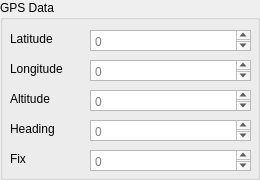
               <widget class="QGroupBox" name="gps">
                <property name="title">
                 <string>GPS Data</string>
                </property>
                <widget class="QPlainTextEdit" name="longitude">
                 <property name="geometry">
                  <rect>
                   <x>90</x>
                   <y>60</y>
                   <width>161</width>
                   <height>21</height>
                  </rect>
                 </property>
                 <property name="toolTip">
                  <string notr="true"/>
                 </property>
                 <property name="inputMethodHints">
                  <set>Qt::ImhNone</set>
                 </property>
                 <property name="verticalScrollBarPolicy">
                  <enum>Qt::ScrollBarAsNeeded</enum>
                 </property>
                 <property name="horizontalScrollBarPolicy">
                  <enum>Qt::ScrollBarAsNeeded</enum>
                 </property>
                 <property name="lineWrapMode">
                  <enum>QPlainTextEdit::NoWrap</enum>
                 </property>
                 <property name="readOnly">
                  <bool>true</bool>
                 </property>
                 <property name="placeholderText">
                  <string>0</string>
                 </property>
                </widget>
                <widget class="QLabel" name="labelLatitude">
                 <property name="geometry">
                  <rect>
                   <x>10</x>
                   <y>30</y>
                   <width>67</width>
                   <height>17</height>
                  </rect>
                 </property>
                 <property name="text">
                  <string>Latitude</string>
                 </property>
                </widget>
                <widget class="QLabel" name="labelLongitude">
                 <property name="geometry">
                  <rect>
                   <x>10</x>
                   <y>60</y>
                   <width>81</width>
                   <height>17</height>
                  </rect>
                 </property>
                 <property name="text">
                  <string>Longitude</string>
                 </property>
                </widget>
                <widget class="QPlainTextEdit" name="latitude">
                 <property name="geometry">
                  <rect>
                   <x>90</x>
                   <y>30</y>
                   <width>161</width>
                   <height>21</height>
                  </rect>
                 </property>
                 <property name="toolTip">
                  <string notr="true"/>
                 </property>
                 <property name="inputMethodHints">
                  <set>Qt::ImhNone</set>
                 </property>
                 <property name="verticalScrollBarPolicy">
                  <enum>Qt::ScrollBarAsNeeded</enum>
                 </property>
                 <property name="horizontalScrollBarPolicy">
                  <enum>Qt::ScrollBarAsNeeded</enum>
                 </property>
                 <property name="lineWrapMode">
                  <enum>QPlainTextEdit::NoWrap</enum>
                 </property>
                 <property name="readOnly">
                  <bool>true</bool>
                 </property>
                 <property name="placeholderText">
                  <string>0</string>
                 </property>
                </widget>
                <widget class="QPlainTextEdit" name="altitude">
                 <property name="geometry">
                  <rect>
                   <x>90</x>
                   <y>90</y>
                   <width>161</width>
                   <height>21</height>
                  </rect>
                 </property>
                 <property name="toolTip">
                  <string notr="true"/>
                 </property>
                 <property name="inputMethodHints">
                  <set>Qt::ImhNone</set>
                 </property>
                 <property name="verticalScrollBarPolicy">
                  <enum>Qt::ScrollBarAsNeeded</enum>
                 </property>
                 <property name="horizontalScrollBarPolicy">
                  <enum>Qt::ScrollBarAsNeeded</enum>
                 </property>
                 <property name="lineWrapMode">
                  <enum>QPlainTextEdit::NoWrap</enum>
                 </property>
                 <property name="readOnly">
                  <bool>true</bool>
                 </property>
                 <property name="placeholderText">
                  <string>0</string>
                 </property>
                </widget>
                <widget class="QLabel" name="labelAltitude">
                 <property name="geometry">
                  <rect>
                   <x>10</x>
                   <y>90</y>
                   <width>67</width>
                   <height>17</height>
                  </rect>
                 </property>
                 <property name="text">
                  <string>Altitude</string>
                 </property>
                </widget>
                <widget class="QLabel" name="labelHeading">
                 <property name="geometry">
                  <rect>
                   <x>10</x>
                   <y>120</y>
                   <width>67</width>
                   <height>17</height>
                  </rect>
                 </property>
                 <property name="text">
                  <string>Heading</string>
                 </property>
                </widget>
                <widget class="QPlainTextEdit" name="heading">
                 <property name="geometry">
                  <rect>
                   <x>90</x>
                   <y>120</y>
                   <width>161</width>
                   <height>21</height>
                  </rect>
                 </property>
                 <property name="toolTip">
                  <string notr="true"/>
                 </property>
                 <property name="inputMethodHints">
                  <set>Qt::ImhNone</set>
                 </property>
                 <property name="verticalScrollBarPolicy">
                  <enum>Qt::ScrollBarAsNeeded</enum>
                 </property>
                 <property name="horizontalScrollBarPolicy">
                  <enum>Qt::ScrollBarAsNeeded</enum>
                 </property>
                 <property name="lineWrapMode">
                  <enum>QPlainTextEdit::NoWrap</enum>
                 </property>
                 <property name="readOnly">
                  <bool>true</bool>
                 </property>
                 <property name="placeholderText">
                  <string>0</string>
                 </property>
                </widget>
                <widget class="QLabel" name="labelFix">
                 <property name="geometry">
                  <rect>
                   <x>10</x>
                   <y>150</y>
                   <width>67</width>
                   <height>17</height>
                  </rect>
                 </property>
                 <property name="text">
                  <string>Fix</string>
                 </property>
                </widget>
                <widget class="QPlainTextEdit" name="fix">
                 <property name="geometry">
                  <rect>
                   <x>90</x>
                   <y>150</y>
                   <width>161</width>
                   <height>21</height>
                  </rect>
                 </property>
                 <property name="toolTip">
                  <string notr="true"/>
                 </property>
                 <property name="inputMethodHints">
                  <set>Qt::ImhNone</set>
                 </property>
                 <property name="verticalScrollBarPolicy">
                  <enum>Qt::ScrollBarAsNeeded</enum>
                 </property>
                 <property name="horizontalScrollBarPolicy">
                  <enum>Qt::ScrollBarAsNeeded</enum>
                 </property>
                 <property name="lineWrapMode">
                  <enum>QPlainTextEdit::NoWrap</enum>
                 </property>
                 <property name="readOnly">
                  <bool>true</bool>
                 </property>
                 <property name="placeholderText">
                  <string>0</string>
                 </property>
                </widget>
               </widget>
